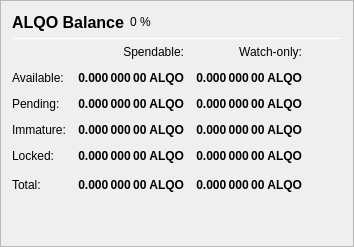
                   <widget class="QFrame" name="frame_Balances">
                    <property name="frameShape">
                     <enum>QFrame::StyledPanel</enum>
                    </property>
                    <property name="frameShadow">
                     <enum>QFrame::Raised</enum>
                    </property>
                    <layout class="QVBoxLayout" name="verticalLayout_4">
                     <item>
                      <layout class="QHBoxLayout" name="horizontalLayout_4">
                       <item>
                        <widget class="QLabel" name="label_5">
                         <property name="minimumSize">
                          <size>
                           <width>0</width>
                           <height>20</height>
                          </size>
                         </property>
                         <property name="font">
                          <font>
                           <pointsize>12</pointsize>
                           <weight>75</weight>
                           <bold>true</bold>
                          </font>
                         </property>
                         <property name="text">
                          <string>ALQO Balance</string>
                         </property>
                        </widget>
                       </item>
                       <item>
                        <widget class="QLabel" name="labelPIVPercent">
                         <property name="text">
                          <string notr="true">0 %</string>
                         </property>
                        </widget>
                       </item>
                       <item>
                        <spacer name="horizontalSpacer_3">
                         <property name="orientation">
                          <enum>Qt::Horizontal</enum>
                         </property>
                         <property name="sizeHint" stdset="0">
                          <size>
                           <width>40</width>
                           <height>20</height>
                          </size>
                         </property>
                        </spacer>
                       </item>
                      </layout>
                     </item>
                     <item>
                      <widget class="Line" name="line_Balance">
                       <property name="minimumSize">
                        <size>
                         <width>0</width>
                         <height>1</height>
                        </size>
                       </property>
                       <property name="maximumSize">
                        <size>
                         <width>16777215</width>
                         <height>1</height>
                        </size>
                       </property>
                       <property name="orientation">
                        <enum>Qt::Horizontal</enum>
                       </property>
                      </widget>
                     </item>
                     <item>
                      <layout class="QGridLayout" name="gridLayout">
                       <property name="spacing">
                        <number>12</number>
                       </property>
                       <item row="0" column="1">
                        <widget class="QLabel" name="labelSpendable">
                         <property name="text">
                          <string>Spendable:</string>
                         </property>
                         <property name="alignment">
                          <set>Qt::AlignRight|Qt::AlignTrailing|Qt::AlignVCenter</set>
                         </property>
                        </widget>
                       </item>
                       <item row="0" column="2">
                        <widget class="QLabel" name="labelWatchonly">
                         <property name="text">
                          <string>Watch-only:</string>
                         </property>
                         <property name="alignment">
                          <set>Qt::AlignRight|Qt::AlignTrailing|Qt::AlignVCenter</set>
                         </property>
                        </widget>
                       </item>
                       <item row="1" column="0">
                        <widget class="QLabel" name="labelBalanceText">
                         <property name="text">
                          <string>Available:</string>
                         </property>
                        </widget>
                       </item>
                       <item row="1" column="1">
                        <widget class="QLabel" name="labelBalance">
                         <property name="font">
                          <font>
                           <weight>75</weight>
                           <bold>true</bold>
                          </font>
                         </property>
                         <property name="cursor">
                          <cursorShape>IBeamCursor</cursorShape>
                         </property>
                         <property name="toolTip">
                          <string>Your current spendable balance</string>
                         </property>
                         <property name="text">
                          <string notr="true">0.000 000 00 ALQO</string>
                         </property>
                         <property name="alignment">
                          <set>Qt::AlignRight|Qt::AlignTrailing|Qt::AlignVCenter</set>
                         </property>
                         <property name="textInteractionFlags">
                          <set>Qt::LinksAccessibleByMouse|Qt::TextSelectableByKeyboard|Qt::TextSelectableByMouse</set>
                         </property>
                        </widget>
                       </item>
                       <item row="1" column="2">
                        <widget class="QLabel" name="labelWatchAvailable">
                         <property name="font">
                          <font>
                           <weight>75</weight>
                           <bold>true</bold>
                          </font>
                         </property>
                         <property name="cursor">
                          <cursorShape>IBeamCursor</cursorShape>
                         </property>
                         <property name="toolTip">
                          <string>Your current balance in watch-only addresses</string>
                         </property>
                         <property name="text">
                          <string notr="true">0.000 000 00 ALQO</string>
                         </property>
                         <property name="alignment">
                          <set>Qt::AlignRight|Qt::AlignTrailing|Qt::AlignVCenter</set>
                         </property>
                         <property name="textInteractionFlags">
                          <set>Qt::LinksAccessibleByMouse|Qt::TextSelectableByKeyboard|Qt::TextSelectableByMouse</set>
                         </property>
                        </widget>
                       </item>
                       <item row="2" column="0">
                        <widget class="QLabel" name="labelPendingText">
                         <property name="text">
                          <string>Pending:</string>
                         </property>
                        </widget>
                       </item>
                       <item row="2" column="1">
                        <widget class="QLabel" name="labelUnconfirmed">
                         <property name="font">
                          <font>
                           <weight>75</weight>
                           <bold>true</bold>
                          </font>
                         </property>
                         <property name="cursor">
                          <cursorShape>IBeamCursor</cursorShape>
                         </property>
                         <property name="toolTip">
                          <string>Total of transactions that have yet to be confirmed, and do not yet count toward the spendable balance</string>
                         </property>
                         <property name="text">
                          <string notr="true">0.000 000 00 ALQO</string>
                         </property>
                         <property name="alignment">
                          <set>Qt::AlignRight|Qt::AlignTrailing|Qt::AlignVCenter</set>
                         </property>
                         <property name="textInteractionFlags">
                          <set>Qt::LinksAccessibleByMouse|Qt::TextSelectableByKeyboard|Qt::TextSelectableByMouse</set>
                         </property>
                        </widget>
                       </item>
                       <item row="2" column="2">
                        <widget class="QLabel" name="labelWatchPending">
                         <property name="font">
                          <font>
                           <weight>75</weight>
                           <bold>true</bold>
                          </font>
                         </property>
                         <property name="cursor">
                          <cursorShape>IBeamCursor</cursorShape>
                         </property>
                         <property name="toolTip">
                          <string>Unconfirmed transactions to watch-only addresses</string>
                         </property>
                         <property name="text">
                          <string notr="true">0.000 000 00 ALQO</string>
                         </property>
                         <property name="alignment">
                          <set>Qt::AlignRight|Qt::AlignTrailing|Qt::AlignVCenter</set>
                         </property>
                         <property name="textInteractionFlags">
                          <set>Qt::LinksAccessibleByMouse|Qt::TextSelectableByKeyboard|Qt::TextSelectableByMouse</set>
                         </property>
                        </widget>
                       </item>
                       <item row="3" column="0">
                        <widget class="QLabel" name="labelImmatureText">
                         <property name="text">
                          <string>Immature:</string>
                         </property>
                        </widget>
                       </item>
                       <item row="3" column="1">
                        <widget class="QLabel" name="labelImmature">
                         <property name="font">
                          <font>
                           <weight>75</weight>
                           <bold>true</bold>
                          </font>
                         </property>
                         <property name="cursor">
                          <cursorShape>IBeamCursor</cursorShape>
                         </property>
                         <property name="toolTip">
                          <string>Staked or masternode rewards that has not yet matured</string>
                         </property>
                         <property name="text">
                          <string notr="true">0.000 000 00 ALQO</string>
                         </property>
                         <property name="alignment">
                          <set>Qt::AlignRight|Qt::AlignTrailing|Qt::AlignVCenter</set>
                         </property>
                         <property name="textInteractionFlags">
                          <set>Qt::LinksAccessibleByMouse|Qt::TextSelectableByKeyboard|Qt::TextSelectableByMouse</set>
                         </property>
                        </widget>
                       </item>
                       <item row="3" column="2">
                        <widget class="QLabel" name="labelWatchImmature">
                         <property name="font">
                          <font>
                           <weight>75</weight>
                           <bold>true</bold>
                          </font>
                         </property>
                         <property name="cursor">
                          <cursorShape>IBeamCursor</cursorShape>
                         </property>
                         <property name="toolTip">
                          <string>Staked or masternode rewards in watch-only addresses that has not yet matured</string>
                         </property>
                         <property name="text">
                          <string notr="true">0.000 000 00 ALQO</string>
                         </property>
                         <property name="alignment">
                          <set>Qt::AlignRight|Qt::AlignTrailing|Qt::AlignVCenter</set>
                         </property>
                         <property name="textInteractionFlags">
                          <set>Qt::LinksAccessibleByMouse|Qt::TextSelectableByKeyboard|Qt::TextSelectableByMouse</set>
                         </property>
                        </widget>
                       </item>
                       <item row="4" column="0">
                        <widget class="QLabel" name="labelLockedBalanceText">
                         <property name="toolTip">
                          <string>Locked ALQO or Masternode collaterals. These are excluded from zALQO minting.</string>
                         </property>
                         <property name="text">
                          <string>Locked:</string>
                         </property>
                        </widget>
                       </item>
                       <item row="4" column="1">
                        <widget class="QLabel" name="labelLockedBalance">
                         <property name="font">
                          <font>
                           <weight>75</weight>
                           <bold>true</bold>
                          </font>
                         </property>
                         <property name="cursor">
                          <cursorShape>IBeamCursor</cursorShape>
                         </property>
                         <property name="toolTip">
                          <string>Locked ALQO or Masternode collaterals. These are excluded from zALQO minting.</string>
                         </property>
                         <property name="text">
                          <string notr="true">0.000 000 00 ALQO</string>
                         </property>
                         <property name="alignment">
                          <set>Qt::AlignRight|Qt::AlignTrailing|Qt::AlignVCenter</set>
                         </property>
                         <property name="textInteractionFlags">
                          <set>Qt::LinksAccessibleByMouse|Qt::TextSelectableByKeyboard|Qt::TextSelectableByMouse</set>
                         </property>
                        </widget>
                       </item>
                       <item row="4" column="2">
                        <widget class="QLabel" name="labelWatchLocked">
                         <property name="font">
                          <font>
                           <weight>75</weight>
                           <bold>true</bold>
                          </font>
                         </property>
                         <property name="cursor">
                          <cursorShape>IBeamCursor</cursorShape>
                         </property>
                         <property name="toolTip">
                          <string>Current locked balance in watch-only addresses</string>
                         </property>
                         <property name="text">
                          <string notr="true">0.000 000 00 ALQO</string>
                         </property>
                         <property name="alignment">
                          <set>Qt::AlignRight|Qt::AlignTrailing|Qt::AlignVCenter</set>
                         </property>
                         <property name="textInteractionFlags">
                          <set>Qt::LinksAccessibleByMouse|Qt::TextSelectableByKeyboard|Qt::TextSelectableByMouse</set>
                         </property>
                        </widget>
                       </item>
                       <item row="5" column="0">
                        <widget class="QLabel" name="labelTotalText">
                         <property name="toolTip">
                          <string>Your current ALQO balance, unconfirmed and immature transactions included</string>
                         </property>
                         <property name="text">
                          <string>Total:</string>
                         </property>
                        </widget>
                       </item>
                       <item row="5" column="1">
                        <widget class="QLabel" name="labelTotal">
                         <property name="font">
                          <font>
                           <weight>75</weight>
                           <bold>true</bold>
                          </font>
                         </property>
                         <property name="cursor">
                          <cursorShape>IBeamCursor</cursorShape>
                         </property>
                         <property name="toolTip">
                          <string>Your current ALQO balance, unconfirmed and immature transactions included</string>
                         </property>
                         <property name="text">
                          <string notr="true">0.000 000 00 ALQO</string>
                         </property>
                         <property name="alignment">
                          <set>Qt::AlignRight|Qt::AlignTrailing|Qt::AlignVCenter</set>
                         </property>
                         <property name="textInteractionFlags">
                          <set>Qt::LinksAccessibleByMouse|Qt::TextSelectableByKeyboard|Qt::TextSelectableByMouse</set>
                         </property>
                        </widget>
                       </item>
                       <item row="5" column="2">
                        <widget class="QLabel" name="labelWatchTotal">
                         <property name="font">
                          <font>
                           <weight>75</weight>
                           <bold>true</bold>
                          </font>
                         </property>
                         <property name="cursor">
                          <cursorShape>IBeamCursor</cursorShape>
                         </property>
                         <property name="toolTip">
                          <string>Current total balance in watch-only addresses</string>
                         </property>
                         <property name="text">
                          <string notr="true">0.000 000 00 ALQO</string>
                         </property>
                         <property name="alignment">
                          <set>Qt::AlignRight|Qt::AlignTrailing|Qt::AlignVCenter</set>
                         </property>
                         <property name="textInteractionFlags">
                          <set>Qt::LinksAccessibleByMouse|Qt::TextSelectableByKeyboard|Qt::TextSelectableByMouse</set>
                         </property>
                        </widget>
                       </item>
                       <item row="5" column="3">
                        <spacer name="horizontalSpacer_9">
                         <property name="orientation">
                          <enum>Qt::Horizontal</enum>
                         </property>
                         <property name="sizeHint" stdset="0">
                          <size>
                           <width>40</width>
                           <height>20</height>
                          </size>
                         </property>
                        </spacer>
                       </item>
                      </layout>
                     </item>
                     <item>
                      <spacer name="verticalSpacer_3">
                       <property name="orientation">
                        <enum>Qt::Vertical</enum>
                       </property>
                       <property name="sizeHint" stdset="0">
                        <size>
                         <width>20</width>
                         <height>40</height>
                        </size>
                       </property>
                      </spacer>
                     </item>
                    </layout>
                   </widget>
